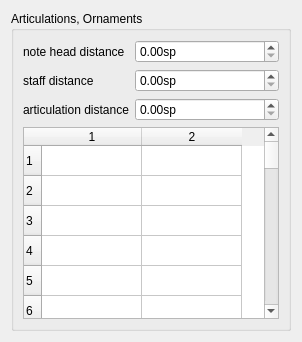
     <widget class="QWidget" name="Seite15">
      <layout class="QVBoxLayout" name="verticalLayout_24">
       <property name="spacing">
        <number>0</number>
       </property>
       <item>
        <widget class="QGroupBox" name="groupBox_14">
         <property name="title">
          <string>Articulations, Ornaments</string>
         </property>
         <layout class="QVBoxLayout" name="verticalLayout_9">
          <item>
           <layout class="QFormLayout" name="formLayout_5">
            <item row="0" column="0">
             <widget class="QLabel" name="label_35">
              <property name="text">
               <string>note head distance</string>
              </property>
             </widget>
            </item>
            <item row="0" column="1">
             <widget class="QDoubleSpinBox" name="propertyDistanceHead">
              <property name="suffix">
               <string comment="space unit">sp</string>
              </property>
              <property name="singleStep">
               <double>0.100000000000000</double>
              </property>
             </widget>
            </item>
            <item row="1" column="1">
             <widget class="QDoubleSpinBox" name="propertyDistanceStem">
              <property name="suffix">
               <string comment="space unit">sp</string>
              </property>
              <property name="singleStep">
               <double>0.100000000000000</double>
              </property>
             </widget>
            </item>
            <item row="2" column="0">
             <widget class="QLabel" name="label_41">
              <property name="text">
               <string>articulation distance</string>
              </property>
             </widget>
            </item>
            <item row="2" column="1">
             <widget class="QDoubleSpinBox" name="propertyDistance">
              <property name="suffix">
               <string comment="space unit">sp</string>
              </property>
              <property name="singleStep">
               <double>0.100000000000000</double>
              </property>
             </widget>
            </item>
            <item row="1" column="0">
             <widget class="QLabel" name="label_37">
              <property name="text">
               <string>staff distance</string>
              </property>
             </widget>
            </item>
           </layout>
          </item>
          <item>
           <widget class="QTableWidget" name="articulationTable">
            <property name="wordWrap">
             <bool>false</bool>
            </property>
            <property name="cornerButtonEnabled">
             <bool>false</bool>
            </property>
            <property name="rowCount">
             <number>35</number>
            </property>
            <property name="columnCount">
             <number>2</number>
            </property>
            <row/>
            <row/>
            <row/>
            <row/>
            <row/>
            <row/>
            <row/>
            <row/>
            <row/>
            <row/>
            <row/>
            <row/>
            <row/>
            <row/>
            <row/>
            <row/>
            <row/>
            <row/>
            <row/>
            <row/>
            <row/>
            <row/>
            <row/>
            <row/>
            <row/>
            <row/>
            <row/>
            <row/>
            <row/>
            <row/>
            <row/>
            <row/>
            <row/>
            <row/>
            <row/>
            <column/>
            <column/>
           </widget>
          </item>
         </layout>
        </widget>
       </item>
      </layout>
     </widget>
